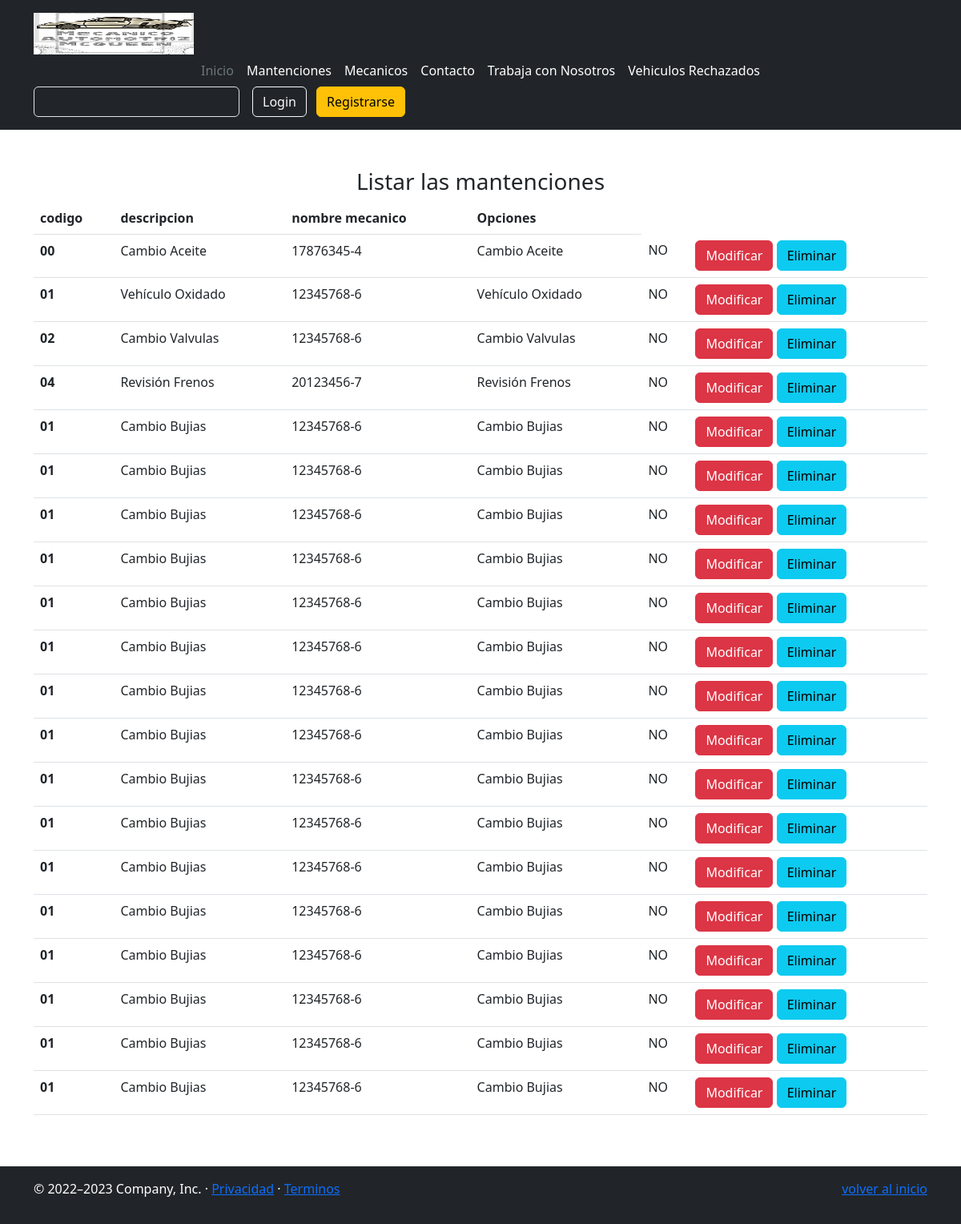
The app's page /mantenedor/mantencion/listar with its own data.
### appweb/models.py (models this page shows, shortened)
class Mantencion(models.Model):
    cod = models.CharField(max_length=10)
    descrip = models.CharField(max_length=100)
    mensaje = models.TextField(null=True)
    foto = models.ImageField(upload_to="mantencion", null=True)
    mecani = models.ForeignKey(Mecanico, on_delete=models.CASCADE, null=True)
    usuario = models.ForeignKey(User, on_delete=models.CASCADE, null=True)

class Mecanico(models.Model):
    rut = models.CharField(max_length=10)
    nombre = models.CharField(max_length=80)
    apellido = models.CharField(max_length=80)
    edad = models.IntegerField(null=True)
    especialista= models.BooleanField(null=True)
    categoria = models.ForeignKey(Categoria, on_delete=models.PROTECT)
    fecha_nacimiento = models.DateField(null=True)
    foto = models.ImageField(upload_to="mecanico", null=True)
    usuario = models.ForeignKey(User, on_delete=models.CASCADE, null=True)
    def __str__(self):
        return self.rut

### appweb/views.py (the view)
# urls.py: path('mantenedor/mantencion/listar', listar_mantencion, name="listar_mantencion"),
def listar_mantencion(request):
    mantencion = Mantencion.objects.all()
    data = {
        'mantencion': mantencion
    }
    return render(request, "mantenedor/mantencion/listar.html", data)

### appweb/templates/mantenedor/mantencion/listar.html (shortened to what this page needs)
{% extends 'base.html' %}
{% load static %}
{% block contenido %}
{% load crispy_forms_tags %}
<div class="container mt-5">
    <div class="text-center">
        <h3>Listar las mantenciones</h3>
    </div>
    <table class="table">
        <thead>
            <tr>
                <th scope="col">codigo</th>
                <th scope="col">descripcion</th>
                <th scope="col">nombre mecanico</th>
                <th scope="col">Opciones</th>
            </tr>
        </thead>
        <tbody>
                {% for p in mantencion %}
            <tr>
                <th scope="row">{{p.cod}}</th>
                <td>{{p.descrip}}</td>
                <td>{{p.mecani}}</td>
                <td>{{p.descrip}}</td>
                <td>
                    {% if p.mantencion %}
                        SI
                    {% else %}
                        NO
                    {% endif %}
                </td>
                <td>
                    <a href="{% url 'modificar_mantencion' p.cod %}" class="btn btn-danger btm-sm">Modificar</a>
                    <a href="#" onclick="eliminar_mantencion('{{p.cod}}')" class="btn btn-info btm-sm">Eliminar</a>
                </td>
            </tr>
                {% endfor %}
        </tbody>
    </table>
</div>
<br>
{% endblock %}

### records on screen
Mantencion: cod "00", descrip "Cambio Aceite", mecani "17876345-4"
Mantencion: cod "01", descrip "Vehículo Oxidado", mecani "12345768-6"
Mantencion: cod "02", descrip "Cambio Valvulas", mecani "12345768-6"
Mantencion: cod "04", descrip "Revisión Frenos", mecani "20123456-7"
Mantencion: cod "01", descrip "Cambio Bujias", mecani "12345768-6"
Mantencion: cod "01", descrip "Cambio Bujias", mecani "12345768-6"
Mantencion: cod "01", descrip "Cambio Bujias", mecani "12345768-6"
Mantencion: cod "01", descrip "Cambio Bujias", mecani "12345768-6"
Mantencion: cod "01", descrip "Cambio Bujias", mecani "12345768-6"
Mantencion: cod "01", descrip "Cambio Bujias", mecani "12345768-6"
Mantencion: cod "01", descrip "Cambio Bujias", mecani "12345768-6"
Mantencion: cod "01", descrip "Cambio Bujias", mecani "12345768-6"
Mantencion: cod "01", descrip "Cambio Bujias", mecani "12345768-6"
Mantencion: cod "01", descrip "Cambio Bujias", mecani "12345768-6"
Mantencion: cod "01", descrip "Cambio Bujias", mecani "12345768-6"
Mantencion: cod "01", descrip "Cambio Bujias", mecani "12345768-6"
Mantencion: cod "01", descrip "Cambio Bujias", mecani "12345768-6"
Mantencion: cod "01", descrip "Cambio Bujias", mecani "12345768-6"
Mantencion: cod "01", descrip "Cambio Bujias", mecani "12345768-6"
Mantencion: cod "01", descrip "Cambio Bujias", mecani "12345768-6"
